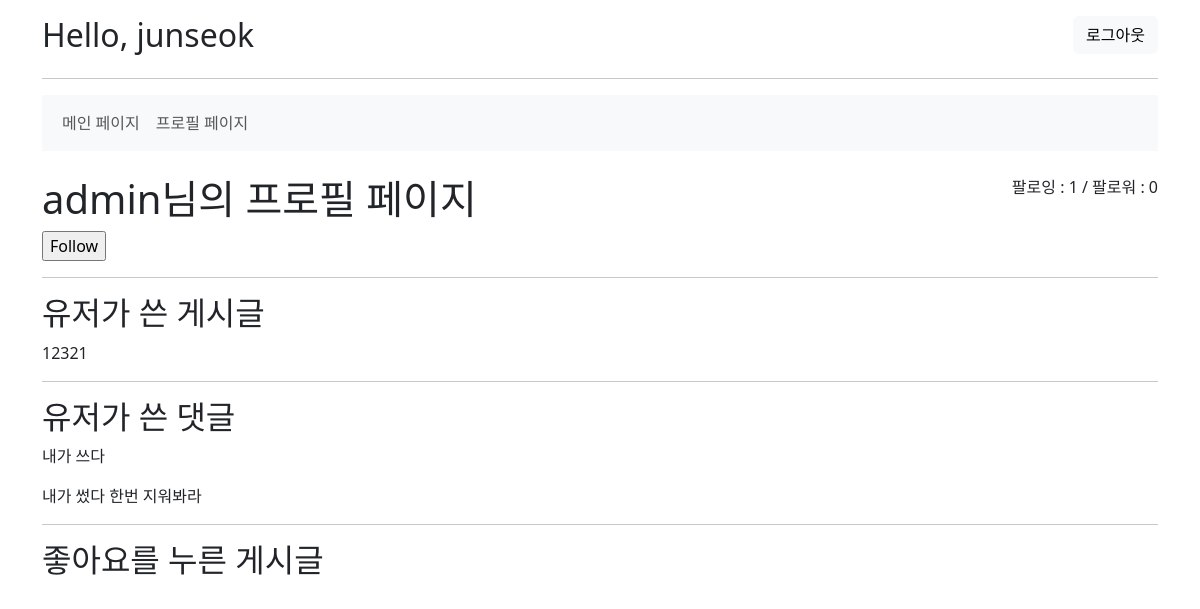
/accounts/profile/admin/ (signed in), run on the app's committed database.
### accounts/models.py (models this page shows)
class User(AbstractUser):
    followings = models.ManyToManyField('self', symmetrical=False, related_name='followers')

### boards/models.py (models this page shows)
class Board(models.Model):
    author = models.ForeignKey(settings.AUTH_USER_MODEL, on_delete=models.CASCADE)
    like_users = models.ManyToManyField(
        settings.AUTH_USER_MODEL, related_name='like_boards'
    )
    title = models.CharField(max_length=20)
    content = models.TextField()
    created_at = models.DateTimeField(auto_now_add=True)
    updated_at = models.DateTimeField(auto_now=True)

class Comment(models.Model):
    author = models.ForeignKey(settings.AUTH_USER_MODEL, on_delete=models.CASCADE)
    board = models.ForeignKey(Board, on_delete=models.CASCADE, related_name='comments')
    content = models.CharField(max_length=200)
    created_at = models.DateTimeField(auto_now_add=True)
    updated_at = models.DateTimeField(auto_now=True)

### accounts/views.py (the view)
# urls.py: path('profile/<str:username>/', views.profile, name='profile'),
def profile(request, username):
    User = get_user_model()
    person = User.objects.get(username=username)
    context = {
        'person': person,
    }
    return render(request, 'accounts/profile.html', context)

### accounts/templates/accounts/profile.html (shortened to what this page needs)
{% extends "base.html" %}
{% block content %}
        <div class="d-flex justify-content-between">
            <h1>{{ person.username }}님의 프로필 페이지</h1>
            <div>
                <p>
                    팔로잉 : {{ person.followings.all|length}} / 팔로워 : {{ person.followers.all|length }}
                </p>
            </div>
        </div>
        <div>
            {% if request.user != person %}
                <div>
                    <form action="{% url "accounts:follow" person.pk %} " method="POST">
                    {% if request.user in person.followers.all %}
                        <input type="submit" value="Unfollow">
                    {% else %}
                        <input type="submit" value="Follow">
                    {% endif %}
                    </form>
                </div>
            {% endif %}
        </div>
    <hr>
    <h2>유저가 쓴 게시글</h2>
    {% for article in person.board_set.all  %}
        <p>{{ article.title }}</p>
    {% endfor %}
    <hr>
    <h2>유저가 쓴 댓글</h2>
    {% for comment in person.comment_set.all %}
        <p>{{ comment.content }}</p>
    {% endfor %}
    <hr>
    <h2>좋아요를 누른 게시글</h2>
{% endblock  %}

### templates/base.html (shortened to what this page needs)
<!DOCTYPE html>
<html lang="en">
<head>
  <link href="https://cdn.jsdelivr.net/npm/bootstrap@5.3.2/dist/css/bootstrap.min.css" rel="stylesheet">
</head>
<body>
  <div class="mt-3 container">
    {% if request.user.is_authenticated %}
      <div class="d-flex justify-content-between">
        <h2>Hello, {{ user.username }}</h2>
        <a style="height: 70%;" href="{% url 'accounts:logout' %}"><button class="btn btn-light">로그아웃</button></a>
      </div>
    {% endif %}
    <hr>
    <div class="mt-3 mb-4">
      {% include '_navbar.html' %}
    </div>
    <div class="mb-5">
      {% block content %}
      {% endblock content %}
    </div>
  </div>
</body>
</html>

### data on the page
User: username "junseok"
User: username "admin", followings.all|length "1", followers.all|length "0"
Board: title "12321"
Comment: content "내가 쓰다"
Comment: content "내가 썼다 한번 지워봐라"
